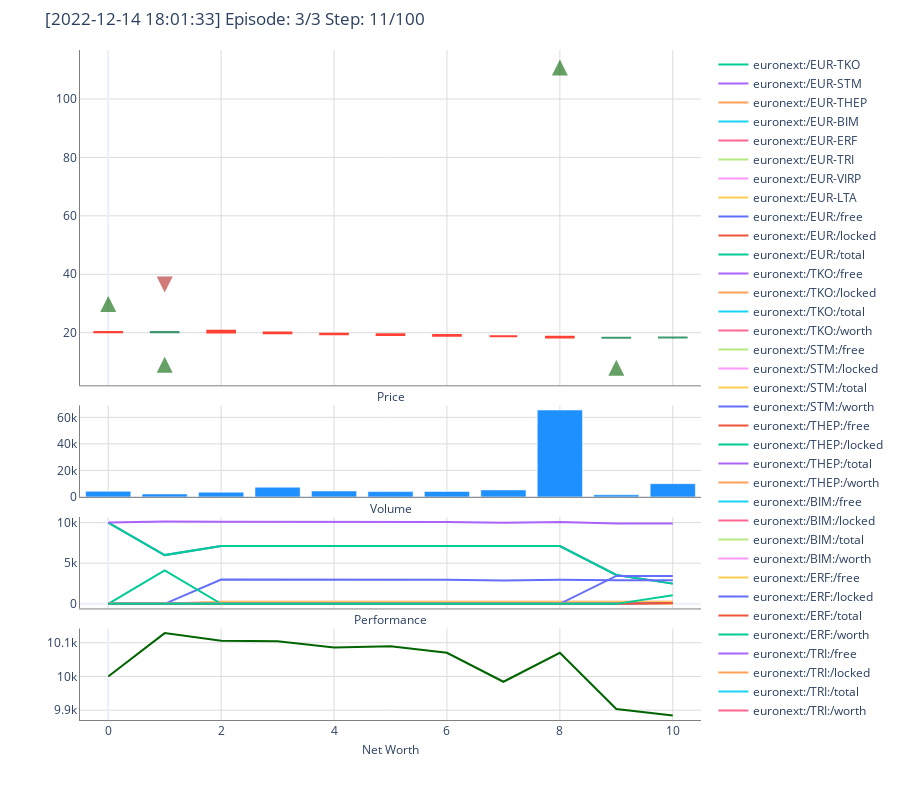
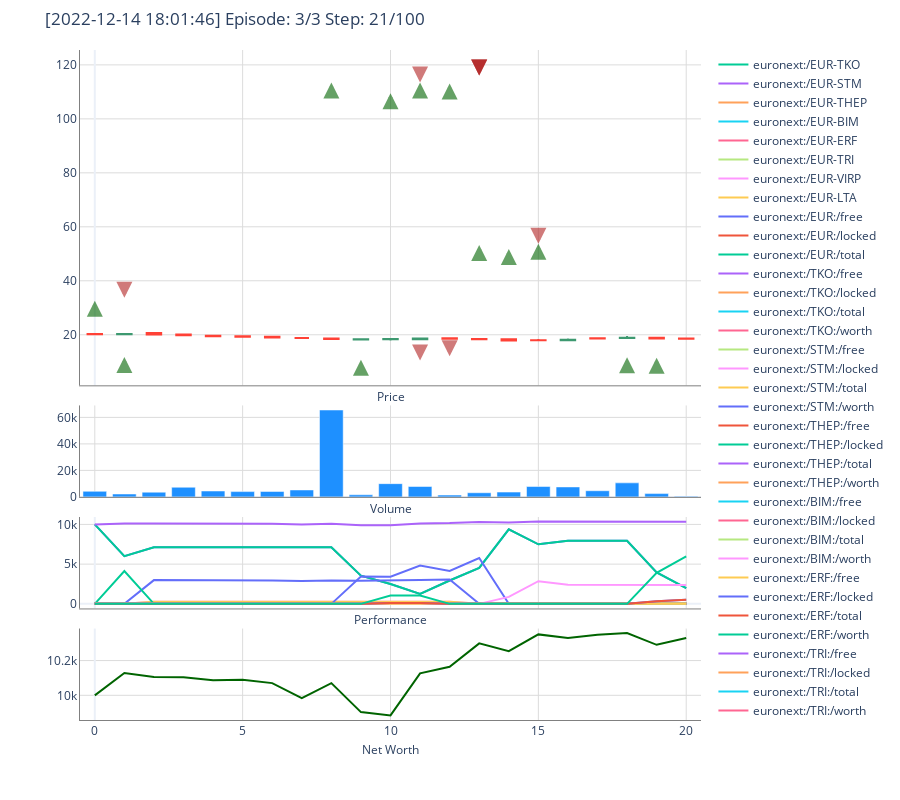
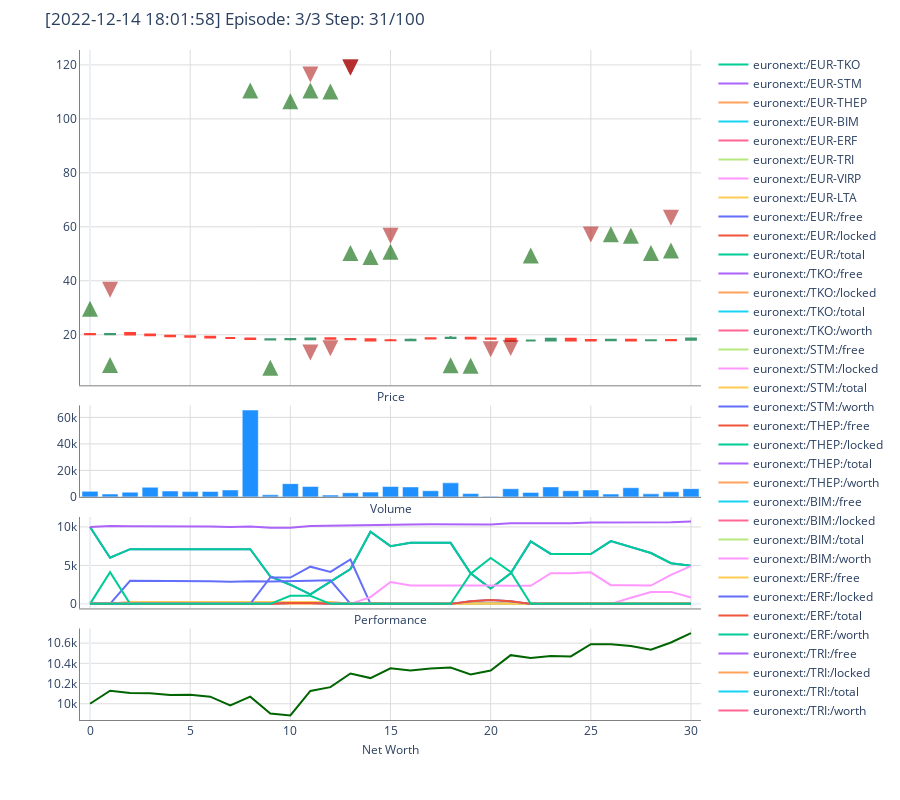
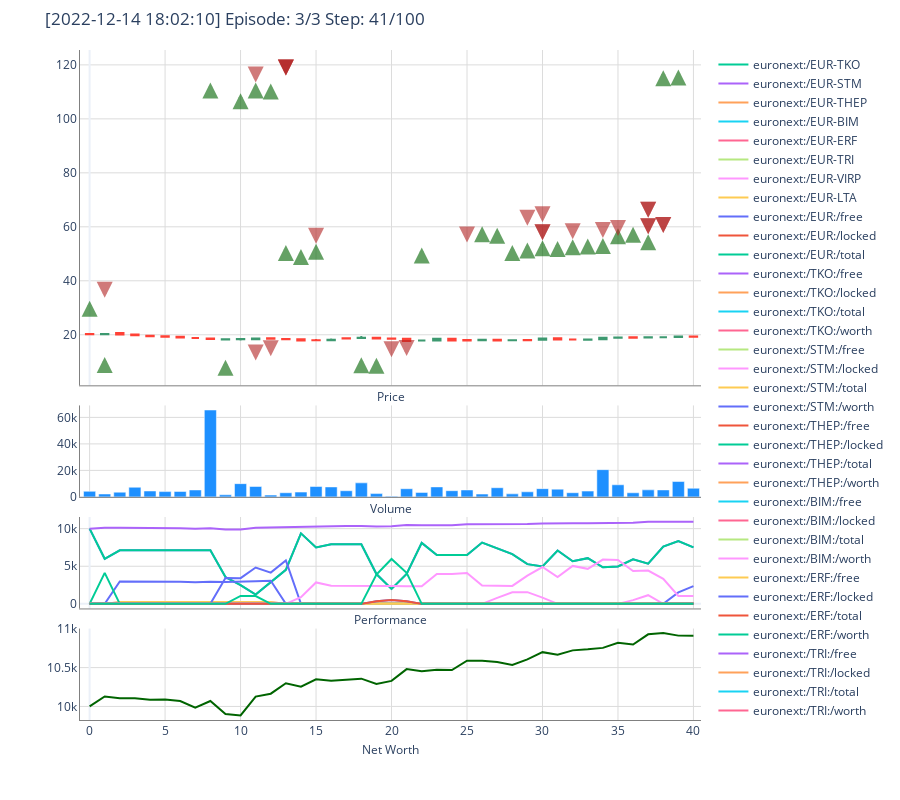

The code cell stored with these charts, in order, in its notebook:
### Code cell
#(1029 days - 4 trading years)
memory_capacity = n_steps * 10
n_bins = 5             # Number of bins to partition the dataset evenly in order to evaluate class sparsity.
seed = 1337
commission = 0.001
save_path = 'agents/'

agent = DQNAgent(env1)

agent.train(batch_size=batch_size, 
            n_steps=n_steps, 
            n_episodes=3, 
            memory_capacity=memory_capacity, 
            save_path=save_path)
